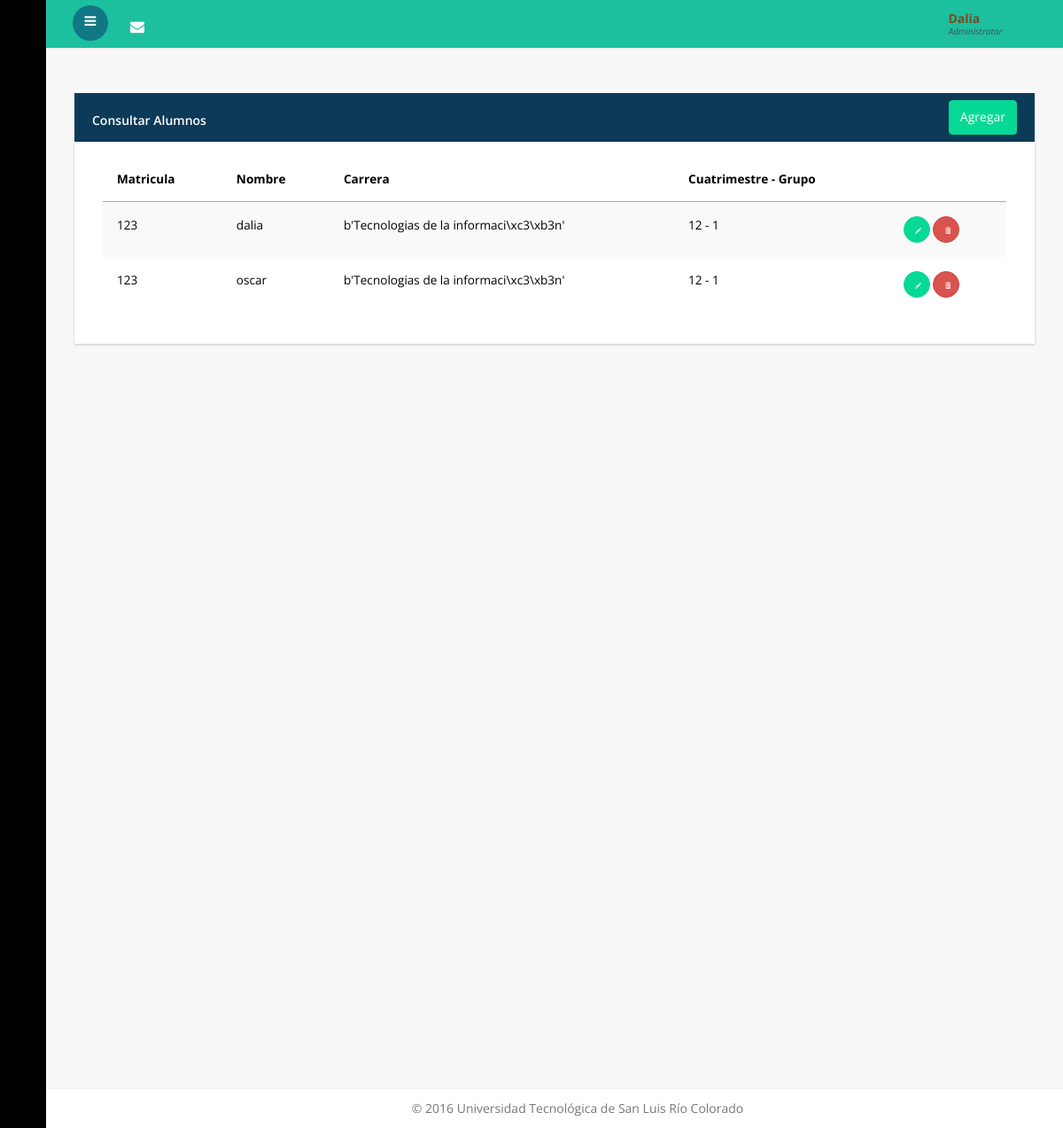
/alumnos/consultar, run on an earlier commit of the app's database.
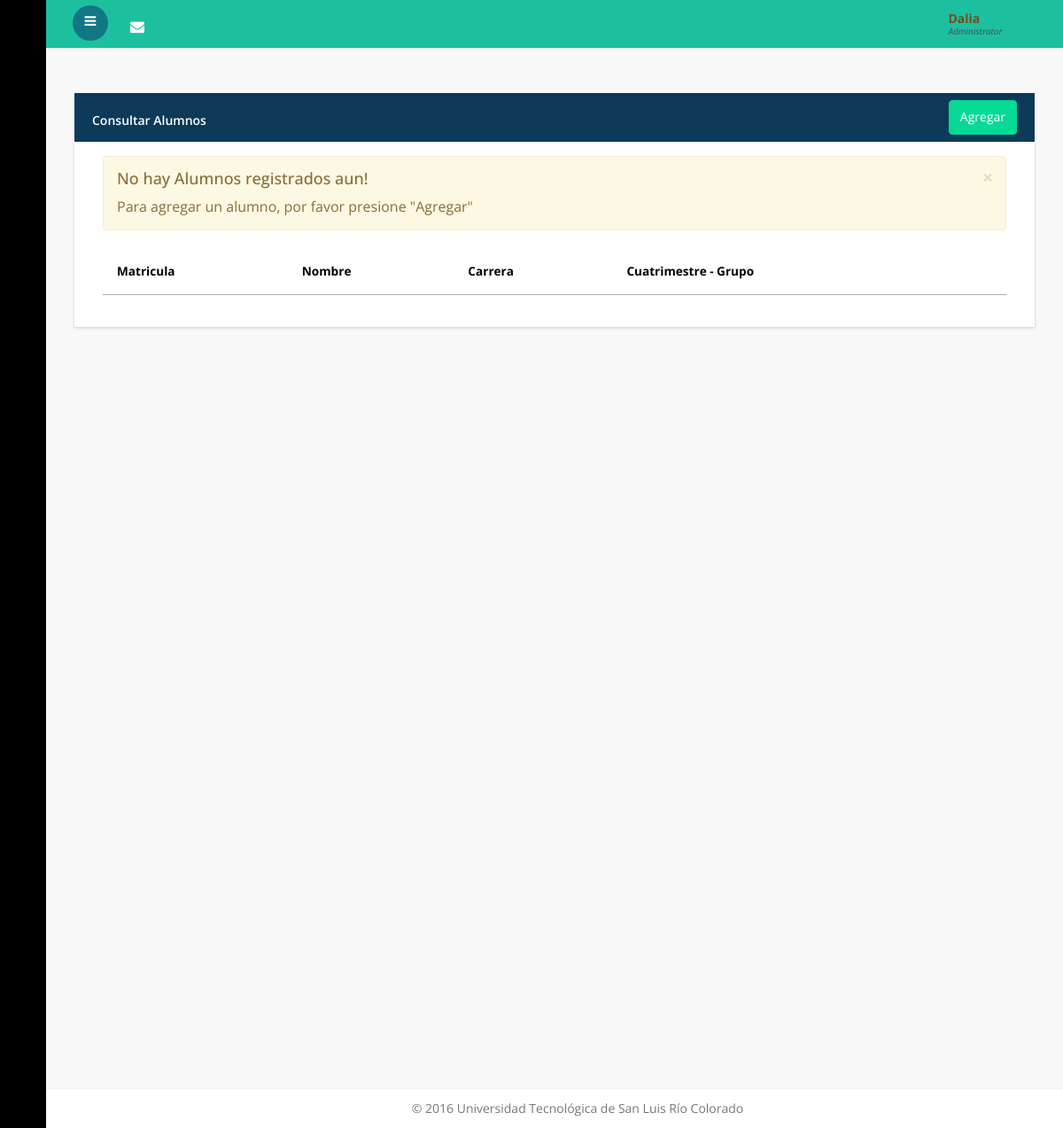
And on a later commit of the database.
### main/models.py (models this page shows, shortened)
class Alumno(models.Model):
	Matricula = models.IntegerField(null=False)
	Nombre = models.CharField(null=False, max_length=100)
	Contrasena = models.CharField("Contraseña",null=False, max_length=15)
	Carrera = models.ForeignKey(Carrera,null=True)
	Grupo = models.ForeignKey(Grupo,null=True)
	Realizado = models.BooleanField(default=False)
	fecha_creacion = models.DateTimeField(auto_now_add=True, null = True, blank=True)
	fecha_modificacion = models.DateTimeField(auto_now=True, null = True, blank=True)
	def getCarrera(self):
		return self.Carrera.Nombre.encode('utf8')

class Carrera(models.Model):
	Nombre = models.CharField(null=False, max_length=100)
	Abrev_carrera = models.CharField("Abreviatura",null=False, max_length=10)

class Grupo(models.Model):
	Grupo = models.CharField(null=True, max_length=100)
	Cuatrimestre = models.IntegerField(null=False,default=0)
	def __str__(self):
		return '{1} - {0}'.format(self.Grupo,self.Cuatrimestre,)

### main/views.py (the view)
# urls.py: url(r'^alumnos/consultar$', views.AlumnoConsultar, name='alumno_consultar'),
def AlumnoConsultar(request):
    alumnos = models.Alumno.objects.all().order_by('Nombre')
    return render(request, 'Administrativo/alumnos/consultar.html', {'alumnos' : alumnos})

### templates/administrativo/alumnos/consultar.html (shortened to what this page needs)
{% extends 'base_admin.html' %}
{% load bootstrap3 %}
{% block body %}
<div class="panel panel-ut" data-widget="{&quot;draggable&quot;: &quot;false&quot;}" data-widget-static="">
    <div class="panel-heading">
        Consultar Alumnos
         <a href="{% url 'main:alumno_alta' %}" style="margin-top: -13px" class="btn btn-warning warning_22 pull-right">Agregar</a>
    </div>
    <div class="panel-body no-padding" style="display: block;">
        <table class="table table-striped">
            <thead>
                <tr>
                <th>Matricula</th>
                <th>Nombre</th>
                <th>Carrera</th>
                <th>Cuatrimestre - Grupo</th>
                <th></th>
                </tr>
            </thead>
            <tbody>
            {% for alumno in alumnos %}
                <tr>
                    <td>{{ alumno.Matricula }} </td>
                    <td>{{ alumno.Nombre }} </td>
                    <td>{{ alumno.getCarrera }} </td>
                    <td>{{ alumno.Grupo }} </td>
                    <td>
                        <button type="button" class="btn btn-warning btn-circle" onclick="window.location='{% url 'main:alumno_editar' id=alumno.id %}'"><i class="glyphicon glyphicon-pencil"></i>
                        </button>
                        <button type="button" class="btn btn-danger btn-circle" class="alert btn btn-danger btn-circle" data-toggle="confirm" data-title="Desea eliminar alumno?" onclick="{% url 'main:alumno_eliminar' id=alumno.id %}"><i class="glyphicon glyphicon-trash"></i></button>
                    </td>
                </tr>
                  {% empty %}
                        <div class="alert alert-dismissible alert-warning">
                        <button type="button" class="close" data-dismiss="alert">×</button>
                        <h4>No hay Alumnos registrados aun!</h4>
                        <p>Para agregar un alumno, por favor presione "Agregar"</p>
                        </div>
            {% endfor %}
            </tbody>
        </table>
    </div>
</div>
{% endblock %}

What changed in the data, as far as the page shows it:
removed Alumno: Matricula "123", Nombre "dalia", getCarrera "b'Tecnologias de la informaci\\xc3\\xb3n'", Grupo "12 - 1"
removed Alumno: Matricula "123", Nombre "oscar", getCarrera "b'Tecnologias de la informaci\\xc3\\xb3n'", Grupo "12 - 1"
Also different on the page:
text now shown: "× No hay Alumnos registrados aun! Para agregar un alumno, por favor presione \"Agregar\""
